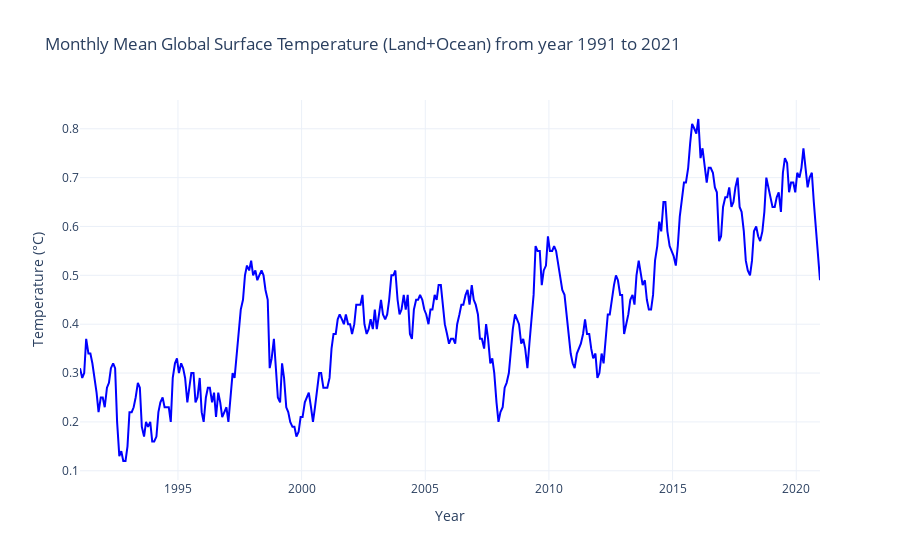

Here is the notebook cell this chart was saved with:
### Code cell
# create a trace using go.Scatter with years_months_numeric as the x-axis data and
# land_ocean_temp_numeric as the y-axis data. The mode is set to 'lines' to create a line plot,
# and we specify the marker color as blue.
years_months_numeric = []
years_months = df_temp_global_monthly_mean.index
land_ocean_temp = df_temp_global_monthly_mean['Monthly Mean Global Surface Temperature']

for year_month in years_months:
    if isinstance(year_month, tuple):
        # Assuming the first element of the tuple is the year-month value
        if isinstance(year_month[0], str) and year_month[0].replace('.', '', 1).isdigit():
            year_month_value = float(year_month[0])
            years_months_numeric.append(year_month_value)
        else:
            print(f"Ignoring non-numeric value: {year_month[0]}")
    else:
        print("Ignoring non-tuple value")

print(years_months_numeric)


land_ocean_temp_numeric = []

for temp in land_ocean_temp:
    if isinstance(temp, str):
        # Check if the string represents a numeric value (including negative numbers)
        if temp.lstrip('-').replace('.', '', 1).isdigit():
            land_ocean_temp_numeric.append(float(temp))
        else:
            print(f"Ignoring non-numeric value: {temp}")
    else:
        print("Ignoring non-string value")

# Filter data for the years 1991 to 2021
filtered_years = []
filtered_temperatures = []

for year, temp in zip(years_months_numeric, land_ocean_temp_numeric):
    if 1991 <= year <= 2021:
        filtered_years.append(year)
        filtered_temperatures.append(temp)


# Create a trace for the line plot
trace = go.Scatter(x=filtered_years, y=filtered_temperatures, mode='lines', marker=dict(color='blue'), name='Temperature')

# Create layout for the plot
layout = go.Layout(
    title='Monthly Mean Global Surface Temperature (Land+Ocean) from year 1991 to 2021',
    xaxis=dict(title='Year'),
    yaxis=dict(title='Temperature (°C)'),
    hovermode='closest',
    template='plotly_white'
)

# Create figure object
fig = go.Figure(data=[trace], layout=layout)

# Show plot
fig.show()

### Figure 1 — Plotly figure (JSON) as saved in the notebook; plotly's stock layout.template omitted (floating-point values rounded to 4 significant figures; data arrays with more than 128 entries replaced by an {"elided": "..."} marker saying what was removed)
{"data": [{"marker": {"color": "blue"}, "mode": "lines", "name": "Temperature", "type": "scatter", "x": {"elided": "360 float values"}, "y": {"elided": "360 float values"}}], "layout": {"hovermode": "closest", "title": {"text": "Monthly Mean Global Surface Temperature (Land+Ocean) from year 1991 to 2021"}, "xaxis": {"title": {"text": "Year"}}, "yaxis": {"title": {"text": "Temperature (°C)"}}}}
